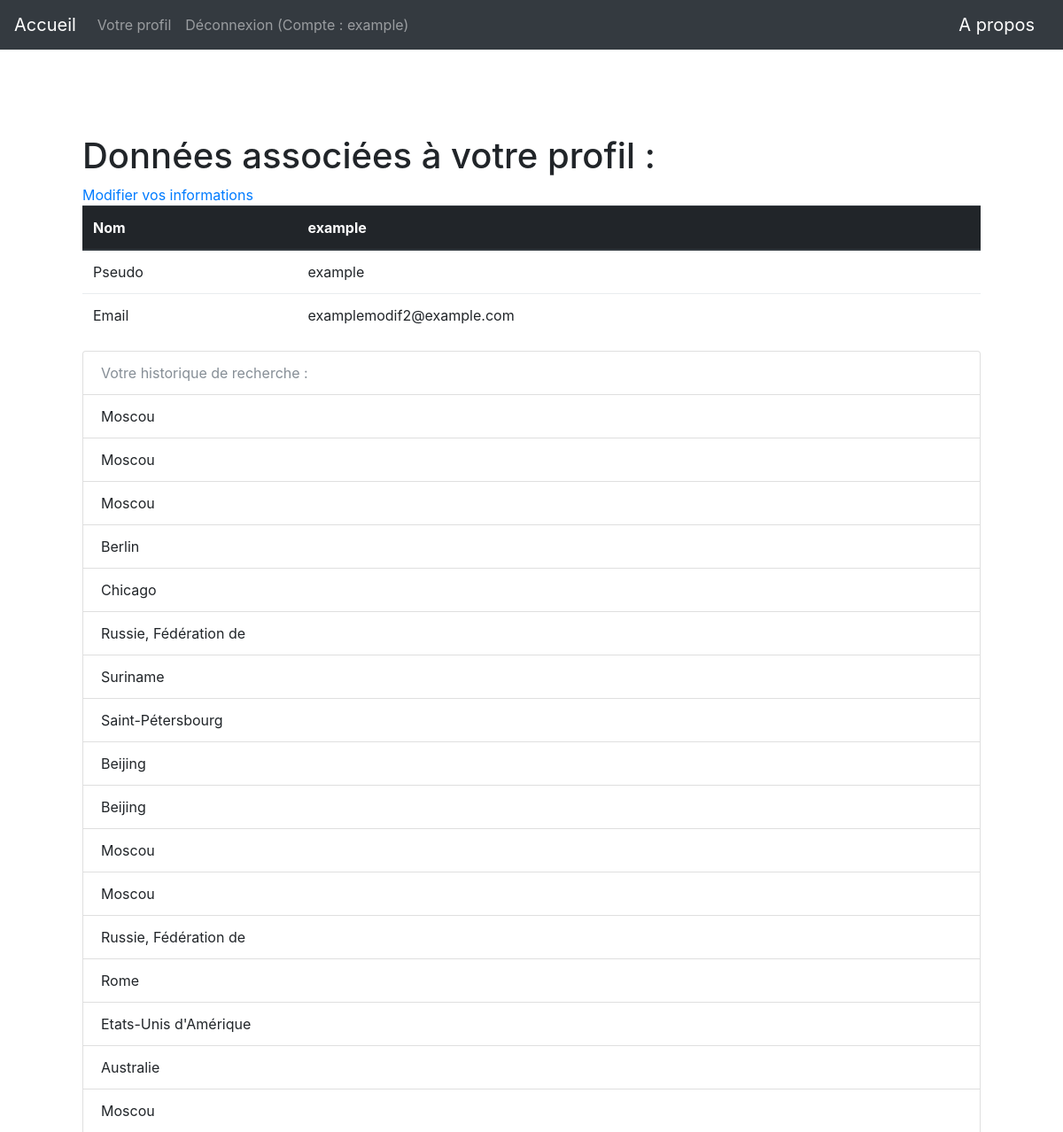
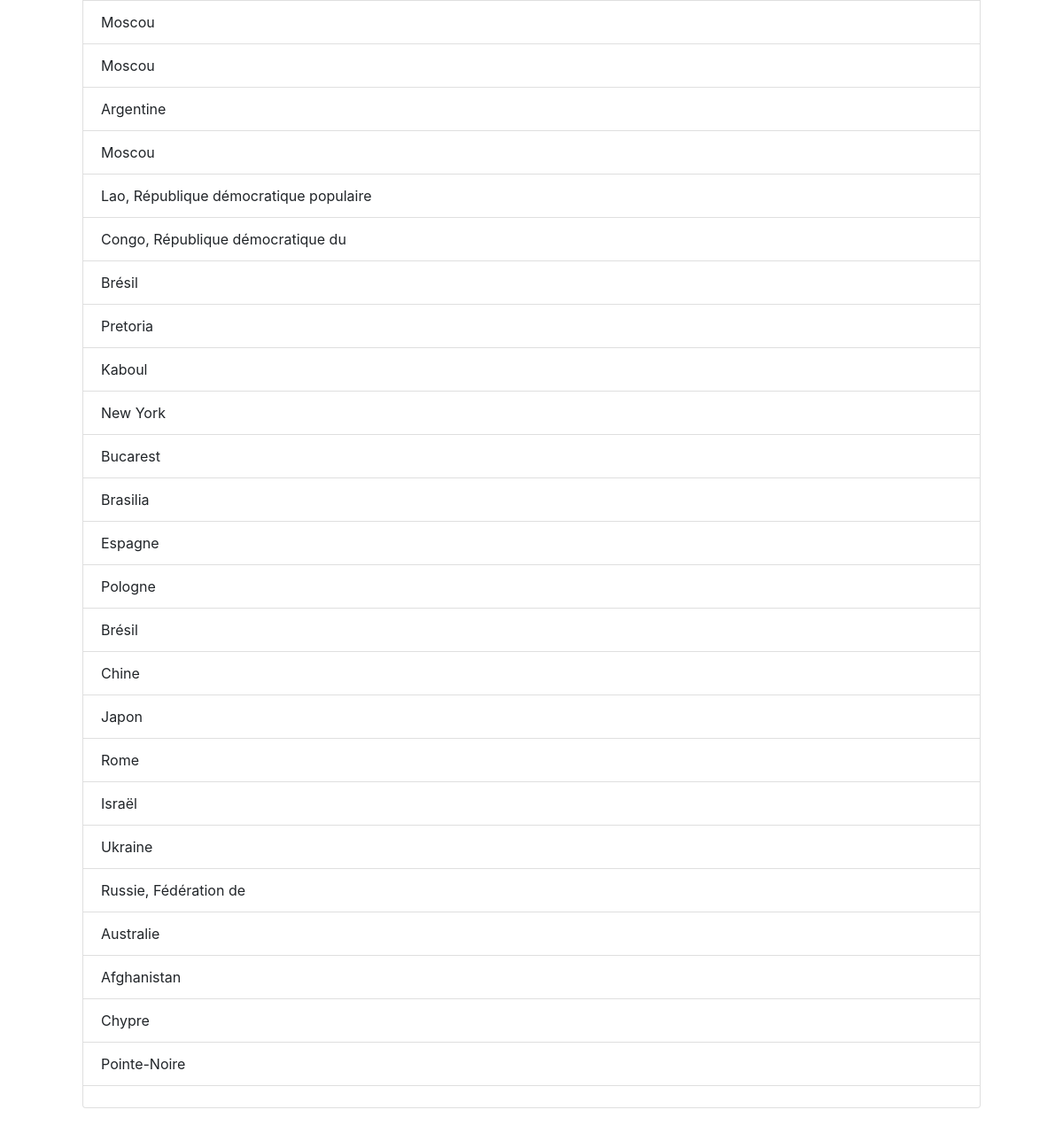
Page /profil (signed in) on the committed database (2 pictures, top to bottom).
### app/modeles/utilisateurs.py (models this page shows, shortened)
class User(UserMixin, users.Model):
    user_id = users.Column(users.Integer, unique=True, nullable=False, primary_key=True, autoincrement=True)
    user_nom = users.Column(users.Text, nullable=False)
    user_login = users.Column(users.String(45), nullable=False, unique=True)
    user_email = users.Column(users.Text, nullable=False)
    user_password = users.Column(users.String(100), nullable=False)
    user_historique = users.Column(users.String(1000))

### app/routes.py (the view)
@app.route("/profil")
@login_required
def profil():
    histo_user = current_user.user_historique
    if histo_user is None:
        histo = "Vous n'avez pas d'historique de recherche"
        pas_histo = True
    else:
        histo = current_user.user_historique.split(";")
        pas_histo = False
    return render_template("profil.html", current_user=current_user, histo=histo, pas_histo=pas_histo)

### app/modeles/utilisateurs.py (called while the page is built)
@login.user_loader
def trouver_utilisateur_via_id(identifiant):
    return User.query.get(int(identifiant))

### app/templates/profil.html (shortened to what this page needs)
{% extends "base.html" %}
{% block body %}
<h1>Données associées à votre profil :</h1>
<a href="{{url_for('modification')}}">Modifier vos informations</a>
<table class="table">
    <thead class="thead-dark">
      <tr>
        <th scope="col">Nom</th>
        <th scope="col">{{current_user.user_nom}}</th>
      </tr>
    </thead>
    <tbody>
        <tr>
            <td>Pseudo</td>
            <td>{{current_user.user_login}}</td>
        </tr>
        <tr>
            <td>Email</td>
            <td>{{current_user.user_email}}</td>
        </tr>
    </tbody>
  </table>
    {% if pas_histo == True %}
    <ul class="list-group">
    <li class="list-group-item disabled">Votre historique de recherche :</li>
      <li class="list-group-item">{{histo}}</li>
    </ul>
    {% else %}
  <ul class="list-group">
    <li class="list-group-item disabled">Votre historique de recherche :</li>
    {% for element in histo %}
      <li class="list-group-item">{{element}}</li>
    {% endfor %}
      {% endif %}
  </ul>
{% endblock %}

### app/templates/base.html (shortened to what this page needs)
<!DOCTYPE html>
<html lang="fr">
    <head>
        {% include "css.html" %}
    </head>
    <nav class="navbar navbar-expand-md navbar-dark bg-dark justify-content-between">
        <a class="navbar-brand" href="{{ url_for('accueil') }}">Accueil</a>
        <ul class="navbar-nav mr-auto">
            {% if not current_user.is_authenticated %}
              <li class="nav-item">
                <a class="nav-link" href="{{url_for("inscription")}}">Inscription</a>
              </li>
              <li class="nav-item">
                <a class="nav-link" href="{{url_for("connexion")}}">Connexion</a>
              </li>
            {% else %}
            <li class="nav-item">
              <a class="nav-link" href="{{url_for("profil")}}">Votre profil</a>
            </li>
              <li class="nav-item">
                <a class="nav-link" href="{{url_for("deconnexion")}}">Déconnexion (Compte : {{current_user.user_nom}})</a>
              </li>
            {% endif %}
        </ul>
        <a class="navbar-brand" href="{{ url_for('a_propos') }}">A propos</a>
    </nav>
     <body class="body">
        <div class="container">
            <div class="card border-0 shadow my-5">
              <div class="card-body p-5">
                {% block body %}
                {% endblock %}
              </div>
            </div>
          </div>
    </body>
</html>

### rows in the picture
User: user_nom "example", user_login "example", user_email "examplemodif2@example.com"

### other values in the picture
{{ element }} "Moscou" "Moscou" "Moscou" "Berlin" "Chicago" "Russie, Fédération de" "Suriname" "Saint-Pétersbourg" "Beijing" "Beijing" "Moscou" "Moscou" "Russie, Fédération de" "Rome" "Etats-Unis d'Amérique" "Australie" "Moscou" "Moscou" "Moscou" "Argentine" "Moscou" "Lao, République démocratique populaire" "Congo, République démocratique du" "Brésil" "Pretoria" "Kaboul" "New York" "Bucarest" "Brasilia" "Espagne" "Pologne" "Brésil" "Chine" "Japon" "Rome" "Israël" "Ukraine" "Russie, Fédération de" "Australie" "Afghanistan" "Chypre" "Pointe-Noire"
